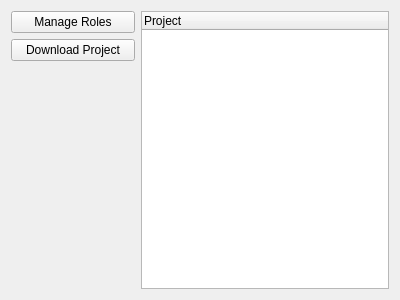
<?xml version="1.0" encoding="UTF-8"?>
<ui version="4.0">
 <class>MainPanel</class>
 <widget class="QWidget" name="MainPanel">
  <property name="geometry">
   <rect>
    <x>0</x>
    <y>0</y>
    <width>400</width>
    <height>300</height>
   </rect>
  </property>
  <property name="windowTitle">
   <string/>
  </property>
  <layout class="QHBoxLayout" name="hoirzontalLayout" stretch="1,2">
   <item>
    <widget class="QWidget" name="verticalLayoutWidget" native="true">
     <layout class="QVBoxLayout" name="verticalLayout" stretch="1,1,0">
      <property name="leftMargin">
       <number>0</number>
      </property>
      <property name="topMargin">
       <number>0</number>
      </property>
      <property name="rightMargin">
       <number>0</number>
      </property>
      <property name="bottomMargin">
       <number>11</number>
      </property>
      <item>
       <widget class="QPushButton" name="rolesButton">
        <property name="text">
         <string>Manage Roles</string>
        </property>
       </widget>
      </item>
      <item>
       <widget class="QPushButton" name="downloadButton">
        <property name="text">
         <string>Download Project</string>
        </property>
       </widget>
      </item>
      <item>
       <spacer name="verticalSpacer">
        <property name="orientation">
         <enum>Qt::Vertical</enum>
        </property>
        <property name="sizeHint" stdset="0">
         <size>
          <width>20</width>
          <height>211</height>
         </size>
        </property>
       </spacer>
      </item>
     </layout>
    </widget>
   </item>
   <item>
    <widget class="QTreeWidget" name="treeWidget">
     <column>
      <property name="text">
       <string>Project</string>
      </property>
     </column>
    </widget>
   </item>
  </layout>
  <zorder>treeWidget</zorder>
  <zorder>verticalLayoutWidget</zorder>
 </widget>
 <resources/>
 <connections/>
</ui>
